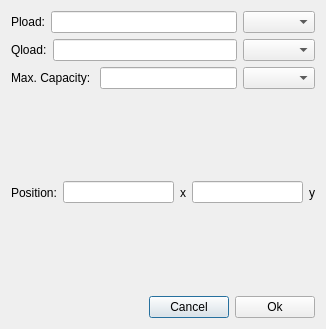
<?xml version="1.0" encoding="UTF-8"?>
<ui version="4.0">
 <class>WindowAddSlack</class>
 <widget class="QDialog" name="WindowAddSlack">
  <property name="geometry">
   <rect>
    <x>0</x>
    <y>0</y>
    <width>326</width>
    <height>329</height>
   </rect>
  </property>
  <property name="windowTitle">
   <string>Add Slack  Bar</string>
  </property>
  <layout class="QGridLayout" name="gridLayout">
   <item row="0" column="0">
    <layout class="QHBoxLayout" name="horizontalLayout">
     <item>
      <widget class="QLabel" name="label">
       <property name="text">
        <string>Pload:</string>
       </property>
      </widget>
     </item>
     <item>
      <widget class="QLineEdit" name="lineEdit"/>
     </item>
     <item>
      <widget class="QComboBox" name="comboBox"/>
     </item>
    </layout>
   </item>
   <item row="1" column="0">
    <layout class="QHBoxLayout" name="horizontalLayout_2">
     <item>
      <widget class="QLabel" name="label_2">
       <property name="text">
        <string>Qload:</string>
       </property>
      </widget>
     </item>
     <item>
      <widget class="QLineEdit" name="lineEdit_2"/>
     </item>
     <item>
      <widget class="QComboBox" name="comboBox_2"/>
     </item>
    </layout>
   </item>
   <item row="2" column="0">
    <layout class="QHBoxLayout" name="horizontalLayout_3">
     <item>
      <widget class="QLabel" name="label_3">
       <property name="text">
        <string>Max. Capacity: </string>
       </property>
      </widget>
     </item>
     <item>
      <widget class="QLineEdit" name="lineEdit_3"/>
     </item>
     <item>
      <widget class="QComboBox" name="comboBox_3"/>
     </item>
    </layout>
   </item>
   <item row="3" column="0">
    <layout class="QHBoxLayout" name="horizontalLayout_4">
     <item>
      <widget class="QLabel" name="label_4">
       <property name="text">
        <string>Position:</string>
       </property>
      </widget>
     </item>
     <item>
      <widget class="QLineEdit" name="lineEdit_5"/>
     </item>
     <item>
      <widget class="QLabel" name="label_5">
       <property name="text">
        <string>x</string>
       </property>
      </widget>
     </item>
     <item>
      <widget class="QLineEdit" name="lineEdit_4"/>
     </item>
     <item>
      <widget class="QLabel" name="label_6">
       <property name="text">
        <string>y</string>
       </property>
      </widget>
     </item>
    </layout>
   </item>
   <item row="4" column="0">
    <layout class="QHBoxLayout" name="horizontalLayout_5">
     <item>
      <spacer name="horizontalSpacer">
       <property name="orientation">
        <enum>Qt::Horizontal</enum>
       </property>
       <property name="sizeHint" stdset="0">
        <size>
         <width>40</width>
         <height>20</height>
        </size>
       </property>
      </spacer>
     </item>
     <item>
      <widget class="QPushButton" name="btnCancel">
       <property name="text">
        <string>Cancel</string>
       </property>
      </widget>
     </item>
     <item>
      <widget class="QPushButton" name="btnOk">
       <property name="text">
        <string>Ok</string>
       </property>
      </widget>
     </item>
    </layout>
   </item>
  </layout>
 </widget>
 <resources/>
 <connections/>
</ui>
